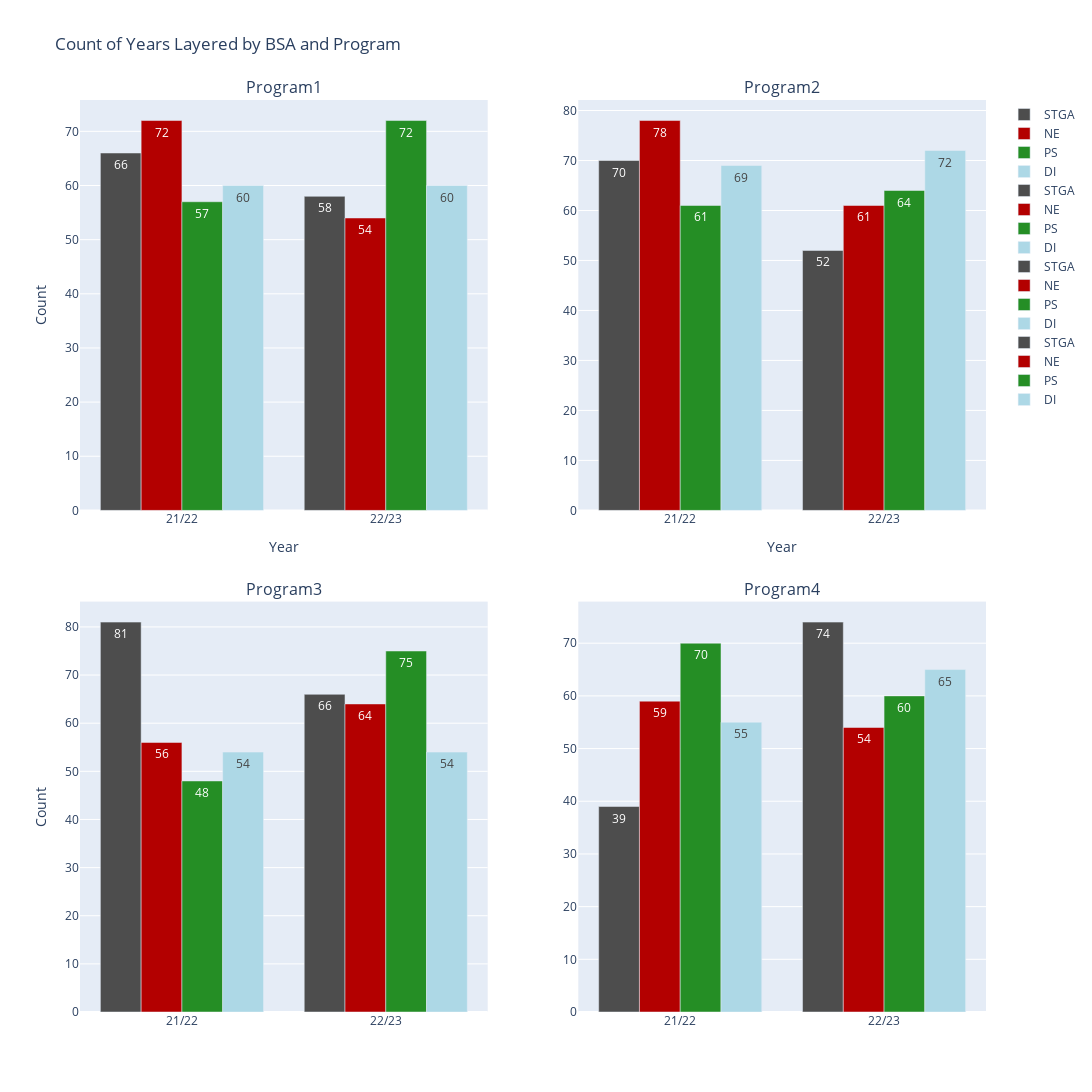

The cell this chart's notebook holds for it:
### Code cell
# Define the order of 'Program' facet columns
program_order = ['Program1', 'Program2', 'Program3', 'Program4']
bsa_order = ['STGA', 'NE', 'PS', 'DI']
bsa_colors = {
    'STGA': '#4d4d4d',
    'NE': '#b30000',
    'PS': '#258e25',
    'DI': 'lightblue'
}

# Group by 'Year', 'Program', and 'BSA', and count the number of occurrences
df_agg = df.groupby(['Year', 'Program', 'BSA']).size().reset_index(name='Count')

# Create a figure with subplots arranged in a 2x2 grid
fig = make_subplots(rows=2, cols=2, subplot_titles=program_order, horizontal_spacing=0.1, vertical_spacing=0.1)

# Loop through each 'Program' facet column
for i, program in enumerate(program_order, start=1):
    # Filter data for the current program
    df_program = df_agg[df_agg['Program'] == program]
    
    # Loop through each 'BSA' category
    for j, bsa in enumerate(bsa_order, start=1):
        # Filter data for the current BSA category
        df_bsa = df_program[df_program['BSA'] == bsa]
        
        # Create bar trace
        bar = go.Bar(
            x=df_bsa['Year'],
            y=df_bsa['Count'],
            name=bsa,
            marker=dict(color=bsa_colors[bsa]),
            text=df_bsa['Count'],  # Add text on top of each bar
            textposition='auto'  # Automatically position the text
        )
        
        # Add trace to the subplot
        fig.add_trace(bar, row=(i+1)//2, col=(i+1)%2+1)

# Update layout
fig.update_layout(title='Count of Years Layered by BSA and Program', height=800, width=1200)
fig.update_layout(bargap=0.2)
fig.update_layout(height=1200, width=1600, bargap=0.2)
fig.update_xaxes(title_text='Year', row=1, col=1)
fig.update_xaxes(title_text='Year', row=1, col=2)
fig.update_yaxes(title_text='Count', row=1, col=1)
fig.update_yaxes(title_text='Count', row=2, col=1)
fig.show()

### Figure 1 — Plotly figure (JSON) as saved in the notebook; plotly's stock layout.template omitted (floating-point values rounded to 4 significant figures)
{"data": [{"marker": {"color": "#4d4d4d"}, "name": "STGA", "text": [66, 58], "textposition": "auto", "type": "bar", "x": ["21/22", "22/23"], "xaxis": "x", "y": [66, 58], "yaxis": "y"}, {"marker": {"color": "#b30000"}, "name": "NE", "text": [72, 54], "textposition": "auto", "type": "bar", "x": ["21/22", "22/23"], "xaxis": "x", "y": [72, 54], "yaxis": "y"}, {"marker": {"color": "#258e25"}, "name": "PS", "text": [57, 72], "textposition": "auto", "type": "bar", "x": ["21/22", "22/23"], "xaxis": "x", "y": [57, 72], "yaxis": "y"}, {"marker": {"color": "lightblue"}, "name": "DI", "text": [60, 60], "textposition": "auto", "type": "bar", "x": ["21/22", "22/23"], "xaxis": "x", "y": [60, 60], "yaxis": "y"}, {"marker": {"color": "#4d4d4d"}, "name": "STGA", "text": [70, 52], "textposition": "auto", "type": "bar", "x": ["21/22", "22/23"], "xaxis": "x2", "y": [70, 52], "yaxis": "y2"}, {"marker": {"color": "#b30000"}, "name": "NE", "text": [78, 61], "textposition": "auto", "type": "bar", "x": ["21/22", "22/23"], "xaxis": "x2", "y": [78, 61], "yaxis": "y2"}, {"marker": {"color": "#258e25"}, "name": "PS", "text": [61, 64], "textposition": "auto", "type": "bar", "x": ["21/22", "22/23"], "xaxis": "x2", "y": [61, 64], "yaxis": "y2"}, {"marker": {"color": "lightblue"}, "name": "DI", "text": [69, 72], "textposition": "auto", "type": "bar", "x": ["21/22", "22/23"], "xaxis": "x2", "y": [69, 72], "yaxis": "y2"}, {"marker": {"color": "#4d4d4d"}, "name": "STGA", "text": [81, 66], "textposition": "auto", "type": "bar", "x": ["21/22", "22/23"], "xaxis": "x3", "y": [81, 66], "yaxis": "y3"}, {"marker": {"color": "#b30000"}, "name": "NE", "text": [56, 64], "textposition": "auto", "type": "bar", "x": ["21/22", "22/23"], "xaxis": "x3", "y": [56, 64], "yaxis": "y3"}, {"marker": {"color": "#258e25"}, "name": "PS", "text": [48, 75], "textposition": "auto", "type": "bar", "x": ["21/22", "22/23"], "xaxis": "x3", "y": [48, 75], "yaxis": "y3"}, {"marker": {"color": "lightblue"}, "name": "DI", "text": [54, 54], "textposition": "auto", "type": "bar", "x": ["21/22", "22/23"], "xaxis": "x3", "y": [54, 54], "yaxis": "y3"}, {"marker": {"color": "#4d4d4d"}, "name": "STGA", "text": [39, 74], "textposition": "auto", "type": "bar", "x": ["21/22", "22/23"], "xaxis": "x4", "y": [39, 74], "yaxis": "y4"}, {"marker": {"color": "#b30000"}, "name": "NE", "text": [59, 54], "textposition": "auto", "type": "bar", "x": ["21/22", "22/23"], "xaxis": "x4", "y": [59, 54], "yaxis": "y4"}, {"marker": {"color": "#258e25"}, "name": "PS", "text": [70, 60], "textposition": "auto", "type": "bar", "x": ["21/22", "22/23"], "xaxis": "x4", "y": [70, 60], "yaxis": "y4"}, {"marker": {"color": "lightblue"}, "name": "DI", "text": [55, 65], "textposition": "auto", "type": "bar", "x": ["21/22", "22/23"], "xaxis": "x4", "y": [55, 65], "yaxis": "y4"}], "layout": {"annotations": [{"font": {"size": 16}, "showarrow": false, "text": "Program1", "x": 0.225, "xanchor": "center", "xref": "paper", "y": 1, "yanchor": "bottom", "yref": "paper"}, {"font": {"size": 16}, "showarrow": false, "text": "Program2", "x": 0.775, "xanchor": "center", "xref": "paper", "y": 1, "yanchor": "bottom", "yref": "paper"}, {"font": {"size": 16}, "showarrow": false, "text": "Program3", "x": 0.225, "xanchor": "center", "xref": "paper", "y": 0.45, "yanchor": "bottom", "yref": "paper"}, {"font": {"size": 16}, "showarrow": false, "text": "Program4", "x": 0.775, "xanchor": "center", "xref": "paper", "y": 0.45, "yanchor": "bottom", "yref": "paper"}], "bargap": 0.2, "height": 1200, "title": {"text": "Count of Years Layered by BSA and Program"}, "width": 1600, "xaxis": {"anchor": "y", "domain": [0, 0.45], "title": {"text": "Year"}}, "xaxis2": {"anchor": "y2", "domain": [0.55, 1], "title": {"text": "Year"}}, "xaxis3": {"anchor": "y3", "domain": [0, 0.45]}, "xaxis4": {"anchor": "y4", "domain": [0.55, 1]}, "yaxis": {"anchor": "x", "domain": [0.55, 1], "title": {"text": "Count"}}, "yaxis2": {"anchor": "x2", "domain": [0.55, 1]}, "yaxis3": {"anchor": "x3", "domain": [0, 0.45], "title": {"text": "Count"}}, "yaxis4": {"anchor": "x4", "domain": [0, 0.45]}}}
